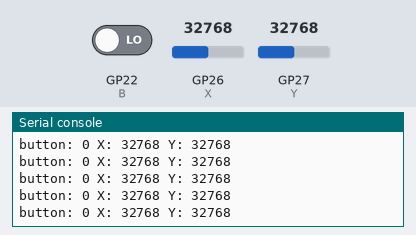
This program was run on a simulated Raspberry Pi Pico running MicroPython. Shown: the last lines printed to the serial console. The inputs (shaded band) are chosen by the test bench; at power-on: GP26 (X) = 32768, GP27 (Y) = 32768, GP22 (B) LOW (analog values on the 0–65535 scale).

Above: at 1.2 s.
1.3 s: GP26 (X) set to 45874
At 1.32 s:
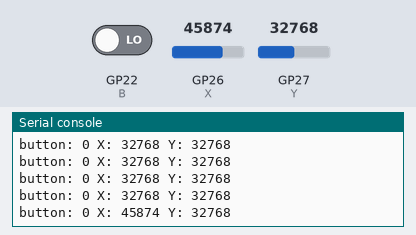
2.8 s: GP27 (Y) set to 45874
At 2.83 s:
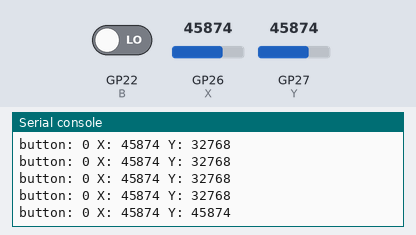
4.3 s: GP22 (B) driven HIGH
At 4.34 s:
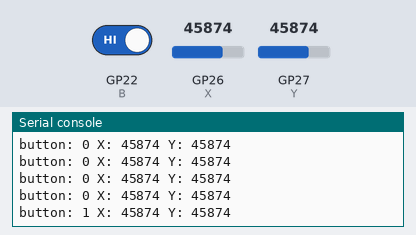
5.8 s: GP26 (X) set to 57670
At 5.85 s:
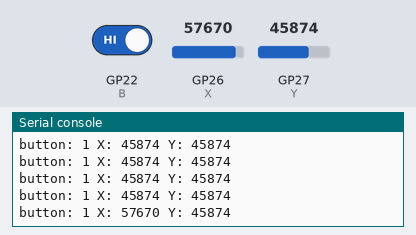
7.3 s: GP27 (Y) set to 57670
At 7.36 s:
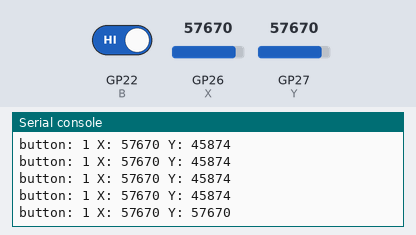
8.8 s: GP22 (B) driven LOW
At 8.87 s:
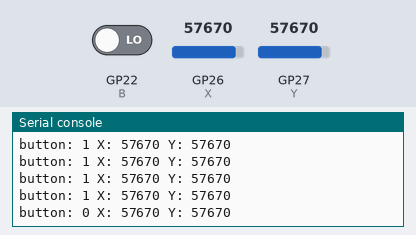
Timing chart, 0 to 11.3 s (numbered marks = the images above; inputs shaded):
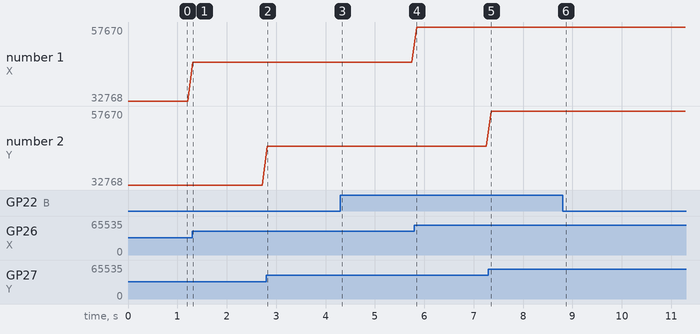

Measured:
- after the input at 1.3 s, the serial console: prints a new line at once (image 1)
- after the input at 2.8 s, the serial console: prints a new line at once (image 2)
- after the input at 4.3 s, the serial console: prints a new line at once (image 3)
- after the input at 5.8 s, the serial console: prints a new line at once (image 4)
- after the input at 7.3 s, the serial console: prints a new line after 0.05 s (image 5)
- after the input at 8.8 s, the serial console: prints a new line after 0.07 s (image 6)
- plotted number 1: 32768 → 45874 after the input at 1.3 s, 45874 → 57670 after the input at 5.8 s

The program:

joystick.py
```python
'''
 * Keyestudio 37 in 1 Starter Kit for Raspberry Pi Pico
 * lesson 26
 * Joystick
 * http://www.keyestudio.com
'''
import machine
import utime

B = machine.Pin(22, machine.Pin.IN)
X = machine.ADC(26)
Y = machine.ADC(27)
while True:
    B_value = B.value()
    X_value = X.read_u16()
    Y_value = Y.read_u16()
    print("button:", end = " ")
    print(B_value, end = " ")
    print("X:", end = " ")
    print(X_value, end = " ")
    print("Y:", end = " ")
    print(Y_value)
    utime.sleep(0.1)
```
